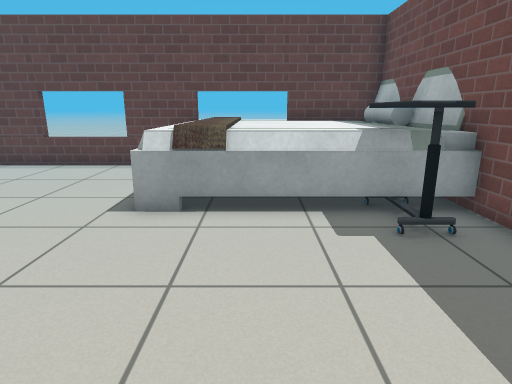
[1] (above)

21 first-person views from a walk through a Gazebo world. The camera is 1 m above the floor, tilts 14° down and sees 75° across. The floor is counted in squares, 0.5 m on a side. Each view is taken from the middle of a square. On the plan, view 1 faces up. The plan holds only what a view shows up to about 18 squares ahead; the rest is blank. Simple patterns stand in for the simulator's built-in surfaces. Some stock models are drawn as simple stand-ins. Some surface patterns are stand-ins.

[2]
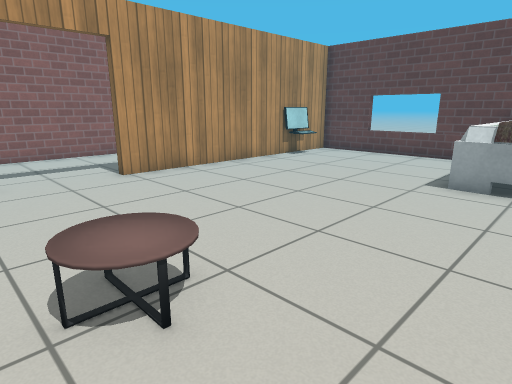

[3]
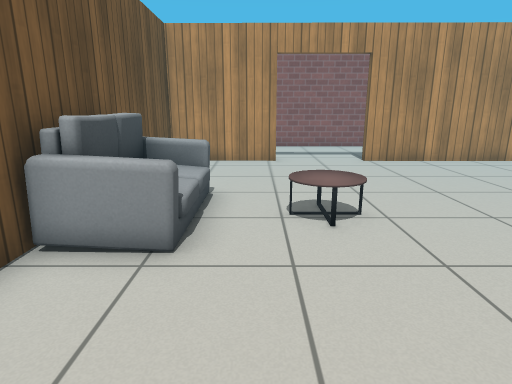

[4]
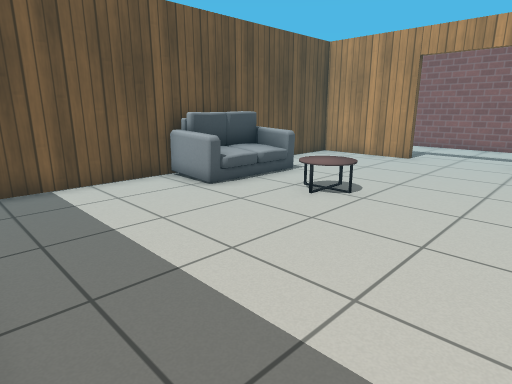

[5]
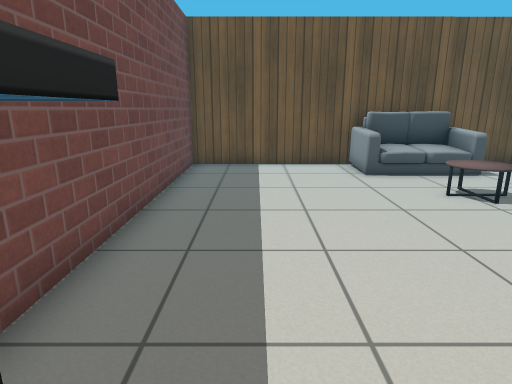

[6]
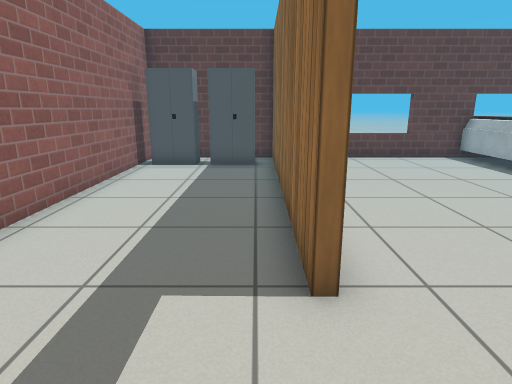

[7]
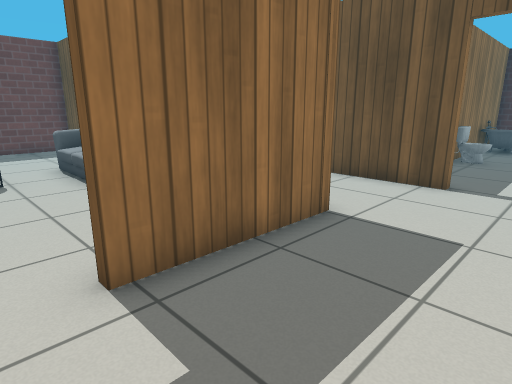

[8]
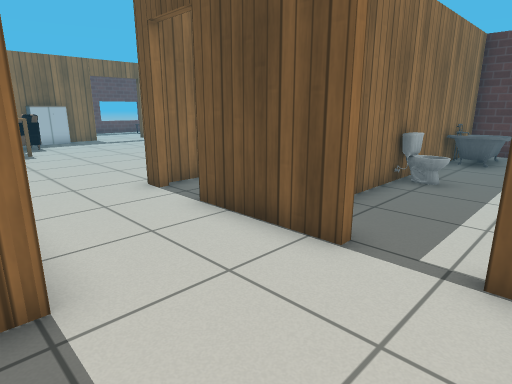

[9]
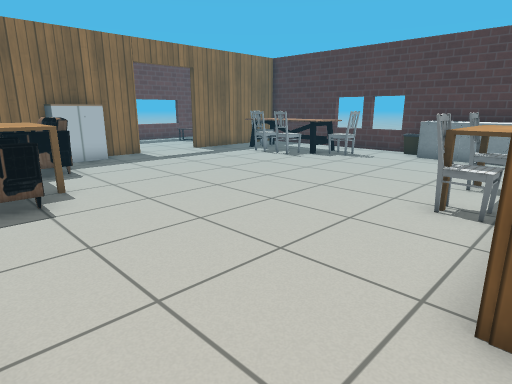

[10]
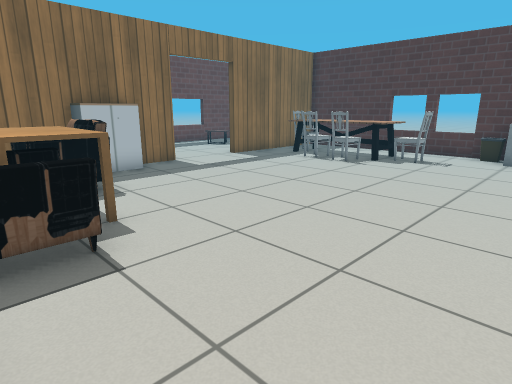

[11]
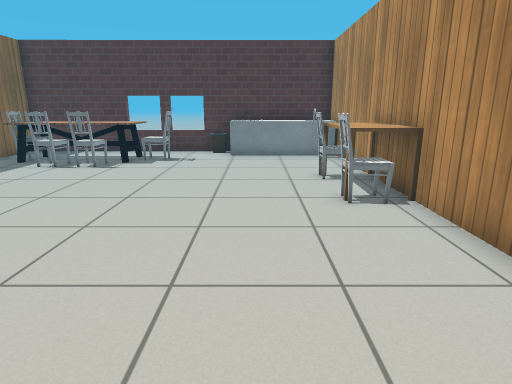

[12]
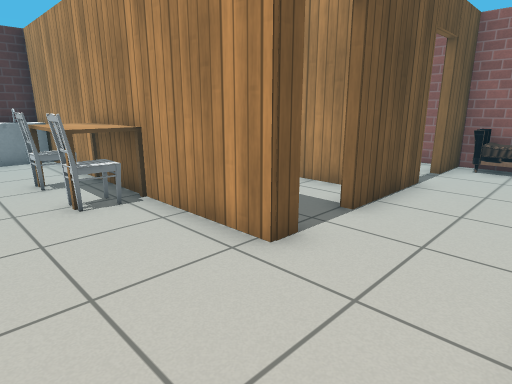

[13]
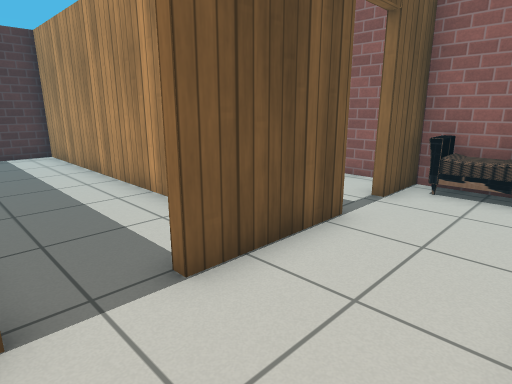

[14]
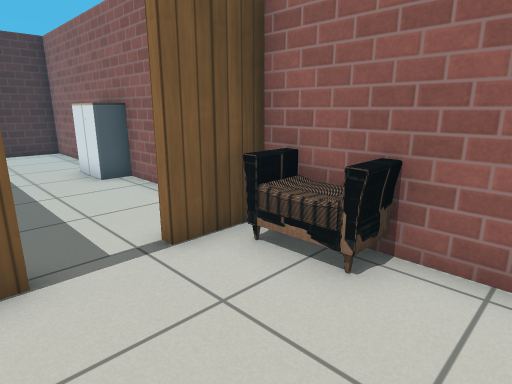

[15]
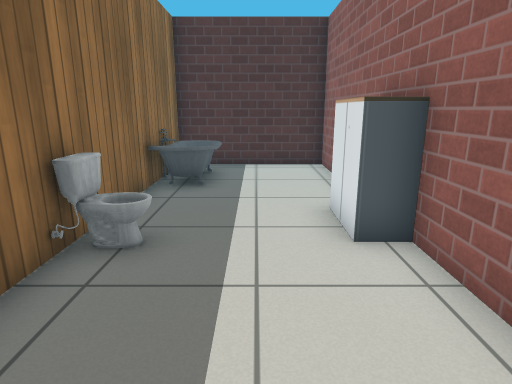

[16]
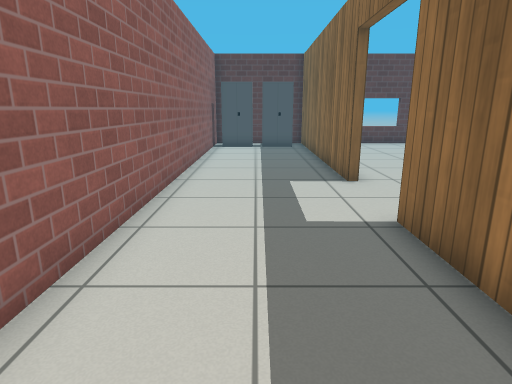

[17]
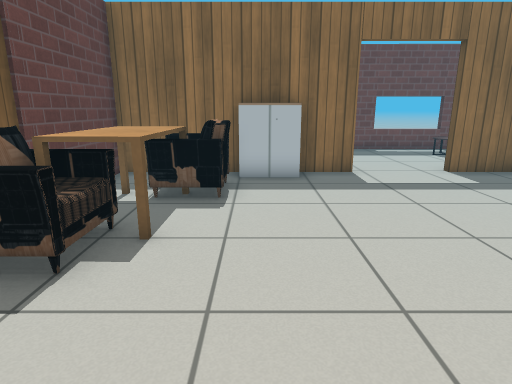

[18]
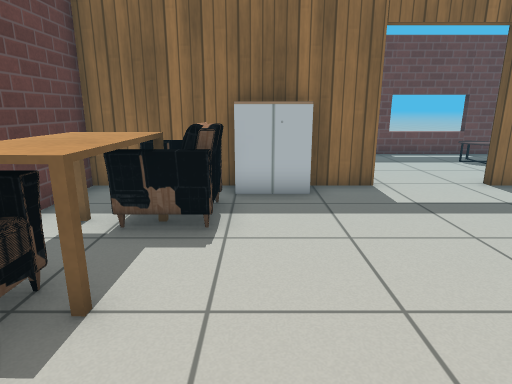

[19]
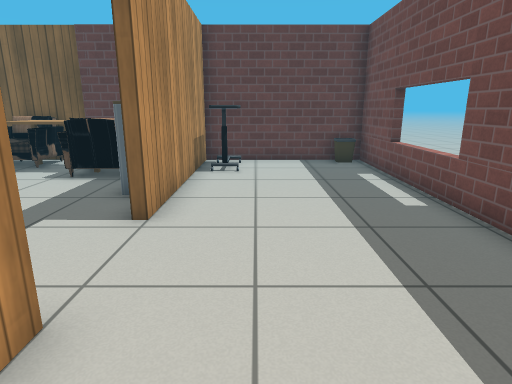

[20]
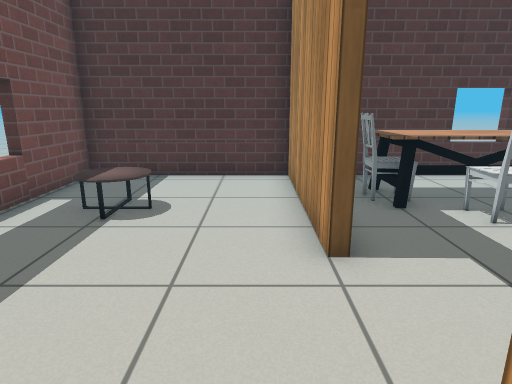

[21]
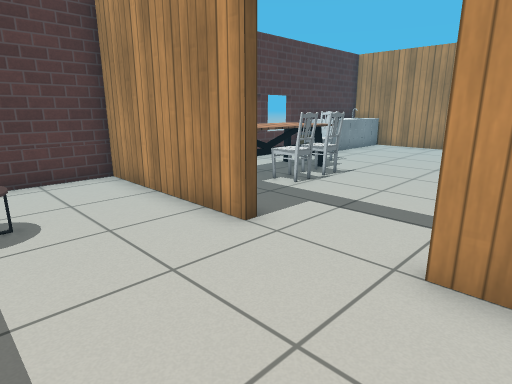

### Floor plan
Ten units are one square. View 1 is at (0, 0); x grows to the right and y downward. Boxes are objects, and circles mark ways between rooms. Rooms are numbered by the first view taken in them; rooms with no view inside come last. Other rooms are left out.
<svg viewBox="-170 -140 327 380">
<path fill="none" stroke="#000" d="M-15 63 43 63 43 -33M-62 102 -56 102 -56 232M-101 22 -102 63 -53 63M-116 102 -80 102M87 141 87 66 11 67M-24 -120 -100 -120 -101 -13M-16 232 87 232 87 172M-104 -13 -103 -120 -153 -120 -154 75M-105 67 -104 22M-154 102 -134 102M-154 175 -154 233 -102 233 -102 131M-154 110 -154 152M90 172 90 232 151 231 152 66 90 66 90 141M-59 118 -59 106M-99 115 -99 233 -81 233"/>
<rect x="-105" y="-105" width="20" height="20" fill="#bbb"><title>monitor</title></rect>
<rect x="-55" y="215" width="50" height="20" fill="#bbb"><title>counter</title></rect>
<rect x="-55" y="165" width="20" height="10" fill="#bbb"><title>chair</title></rect>
<rect x="-55" y="145" width="20" height="20" fill="#bbb"><title>table</title></rect>
<rect x="-55" y="135" width="20" height="20" fill="#bbb"><title>chair</title></rect>
<rect x="-55" y="35" width="40" height="30" fill="#bbb"><title>sofa</title></rect>
<rect x="-45" y="5" width="20" height="20" fill="#bbb"><title>coffee table</title></rect>
<rect x="-25" y="-135" width="80" height="80" fill="#bbb"><title>bed</title></rect>
<rect x="-5" y="225" width="10" height="10" fill="#bbb"><title>other object</title></rect>
<rect x="15" y="195" width="10" height="20" fill="#bbb"><title>chair</title></rect>
<rect x="15" y="65" width="20" height="30" fill="#bbb"><title>armchair</title></rect>
<rect x="15" y="-75" width="20" height="30" fill="#bbb"><title>table</title></rect>
<rect x="25" y="195" width="40" height="20" fill="#bbb"><title>dining table</title></rect>
<rect x="35" y="185" width="10" height="10" fill="#bbb"><title>chair</title></rect>
<rect x="35" y="75" width="30" height="20" fill="#bbb"><title>table</title></rect>
<rect x="45" y="185" width="20" height="10" fill="#bbb"><title>chair</title></rect>
<rect x="55" y="85" width="20" height="20" fill="#bbb"><title>armchair</title></rect>
<rect x="65" y="195" width="10" height="20" fill="#bbb"><title>chair</title></rect>
<rect x="75" y="105" width="10" height="20" fill="#bbb"><title>cabinet</title></rect>
<rect x="-165" y="75" width="20" height="20" fill="#bbb"><title>armchair</title></rect>
<rect x="-155" y="-115" width="30" height="20" fill="#bbb"><title>cabinet</title></rect>
<rect x="-125" y="-115" width="20" height="20" fill="#bbb"><title>cabinet</title></rect>
<rect x="-155" y="155" width="10" height="20" fill="#bbb"><title>cabinet</title></rect>
<rect x="-125" y="185" width="20" height="40" fill="#bbb"><title>bathtub</title></rect>
<rect x="-115" y="155" width="10" height="10" fill="#bbb"><title>other object</title></rect>
<rect x="95" y="65" width="10" height="30" fill="#bbb"><title>table</title></rect>
<rect x="115" y="185" width="20" height="20" fill="#bbb"><title>coffee table</title></rect>
<rect x="135" y="65" width="10" height="10" fill="#bbb"><title>other object</title></rect>
<circle cx="-100" cy="5" r="3" fill="#2a7"/>
<circle cx="-107" cy="80" r="3" fill="#2a7"/>
<circle cx="90" cy="160" r="3" fill="#2a7"/>
<circle cx="-75" cy="100" r="3" fill="#2a7"/>
<circle cx="-125" cy="100" r="3" fill="#2a7"/>
<text x="-10" y="50">1</text>
<text x="-130" y="-10">2</text>
<text x="-130" y="170">3</text>
<text x="120" y="140">4</text>
<text x="-80" y="170">5</text>
</svg>
Room 1 opens to room 2. Room 1 opens to room 4. Room 1 opens to room 5. Room 2 opens to room 3.

Where each view was taken, in squares from view 1:
view 1: 0 up, 0 right, facing up
view 2: 3 down, 0 right, facing up-left
view 3: 3 down, 3 right, facing left
view 4: 3 up, 4 right, facing down-left
view 5: 6 up, 2 right, facing down
view 6: 2 down, 11 left, facing up
view 7: 1 down, 14 left, facing down-right
view 8: 6 down, 14 left, facing down-right
view 9: 7 down, 6 left, facing down-right
view 10: 7 down, 3 left, facing down-right
view 11: 7 down, 2 left, facing down
view 12: 7 down, 2 left, facing down-left
view 13: 7 down, 6 left, facing down-left
view 14: 6 down, 11 left, facing down-left
view 15: 11 down, 13 left, facing down
view 16: 8 down, 13 left, facing up
view 17: 11 down, 2 left, facing right
view 18: 11 down, 0 right, facing right
view 19: 20 down, 11 right, facing up
view 20: 13 down, 10 right, facing down
view 21: 13 down, 13 right, facing down-left
